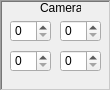
             <widget class="QFrame" name="camera_blast_frame">
              <property name="geometry">
               <rect>
                <x>530</x>
                <y>600</y>
                <width>111</width>
                <height>91</height>
               </rect>
              </property>
              <property name="frameShape">
               <enum>QFrame::WinPanel</enum>
              </property>
              <property name="frameShadow">
               <enum>QFrame::Sunken</enum>
              </property>
              <widget class="QLabel" name="camera_blast_text">
               <property name="geometry">
                <rect>
                 <x>40</x>
                 <y>0</y>
                 <width>41</width>
                 <height>16</height>
                </rect>
               </property>
               <property name="toolTip">
                <string>&lt;html&gt;&lt;head/&gt;&lt;body&gt;&lt;p&gt;Holds camera values for the attack&lt;/p&gt;&lt;/body&gt;&lt;/html&gt;</string>
               </property>
               <property name="text">
                <string>Camera</string>
               </property>
              </widget>
              <widget class="QSpinBox" name="camera_blast_value_0">
               <property name="geometry">
                <rect>
                 <x>10</x>
                 <y>20</y>
                 <width>41</width>
                 <height>22</height>
                </rect>
               </property>
               <property name="toolTip">
                <string/>
               </property>
               <property name="whatsThis">
                <string>&lt;html&gt;&lt;head/&gt;&lt;body&gt;&lt;p&gt;&lt;br/&gt;&lt;/p&gt;&lt;/body&gt;&lt;/html&gt;</string>
               </property>
               <property name="minimum">
                <number>0</number>
               </property>
               <property name="maximum">
                <number>255</number>
               </property>
               <property name="value">
                <number>0</number>
               </property>
               <property name="displayIntegerBase">
                <number>10</number>
               </property>
              </widget>
              <widget class="QSpinBox" name="camera_blast_value_1">
               <property name="geometry">
                <rect>
                 <x>60</x>
                 <y>20</y>
                 <width>41</width>
                 <height>22</height>
                </rect>
               </property>
               <property name="toolTip">
                <string/>
               </property>
               <property name="whatsThis">
                <string>&lt;html&gt;&lt;head/&gt;&lt;body&gt;&lt;p&gt;&lt;br/&gt;&lt;/p&gt;&lt;/body&gt;&lt;/html&gt;</string>
               </property>
               <property name="minimum">
                <number>0</number>
               </property>
               <property name="maximum">
                <number>255</number>
               </property>
               <property name="value">
                <number>0</number>
               </property>
               <property name="displayIntegerBase">
                <number>10</number>
               </property>
              </widget>
              <widget class="QSpinBox" name="camera_blast_value_2">
               <property name="geometry">
                <rect>
                 <x>10</x>
                 <y>50</y>
                 <width>41</width>
                 <height>22</height>
                </rect>
               </property>
               <property name="toolTip">
                <string/>
               </property>
               <property name="whatsThis">
                <string>&lt;html&gt;&lt;head/&gt;&lt;body&gt;&lt;p&gt;&lt;br/&gt;&lt;/p&gt;&lt;/body&gt;&lt;/html&gt;</string>
               </property>
               <property name="minimum">
                <number>0</number>
               </property>
               <property name="maximum">
                <number>255</number>
               </property>
               <property name="value">
                <number>0</number>
               </property>
               <property name="displayIntegerBase">
                <number>10</number>
               </property>
              </widget>
              <widget class="QSpinBox" name="camera_blast_value_3">
               <property name="geometry">
                <rect>
                 <x>60</x>
                 <y>50</y>
                 <width>41</width>
                 <height>22</height>
                </rect>
               </property>
               <property name="toolTip">
                <string/>
               </property>
               <property name="whatsThis">
                <string>&lt;html&gt;&lt;head/&gt;&lt;body&gt;&lt;p&gt;&lt;br/&gt;&lt;/p&gt;&lt;/body&gt;&lt;/html&gt;</string>
               </property>
               <property name="minimum">
                <number>0</number>
               </property>
               <property name="maximum">
                <number>255</number>
               </property>
               <property name="value">
                <number>0</number>
               </property>
               <property name="displayIntegerBase">
                <number>10</number>
               </property>
              </widget>
             </widget>
